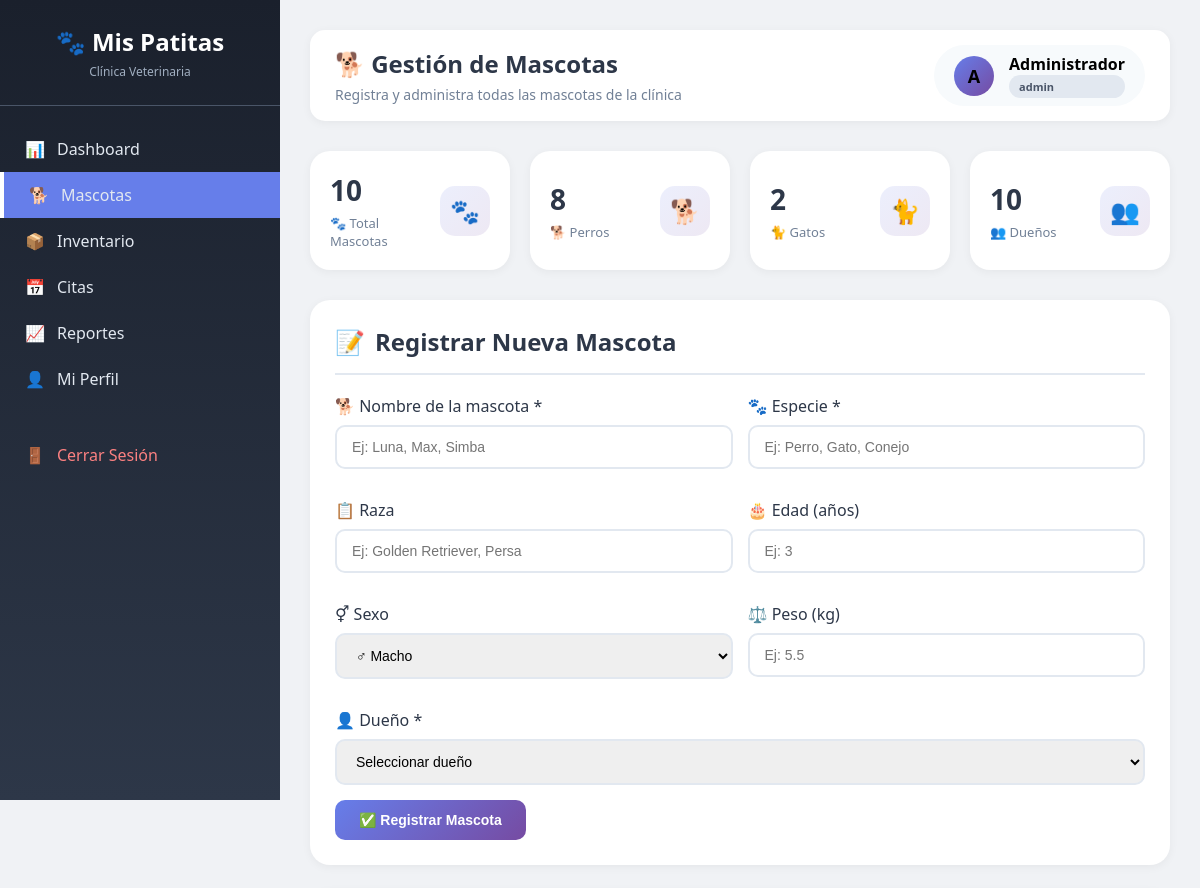
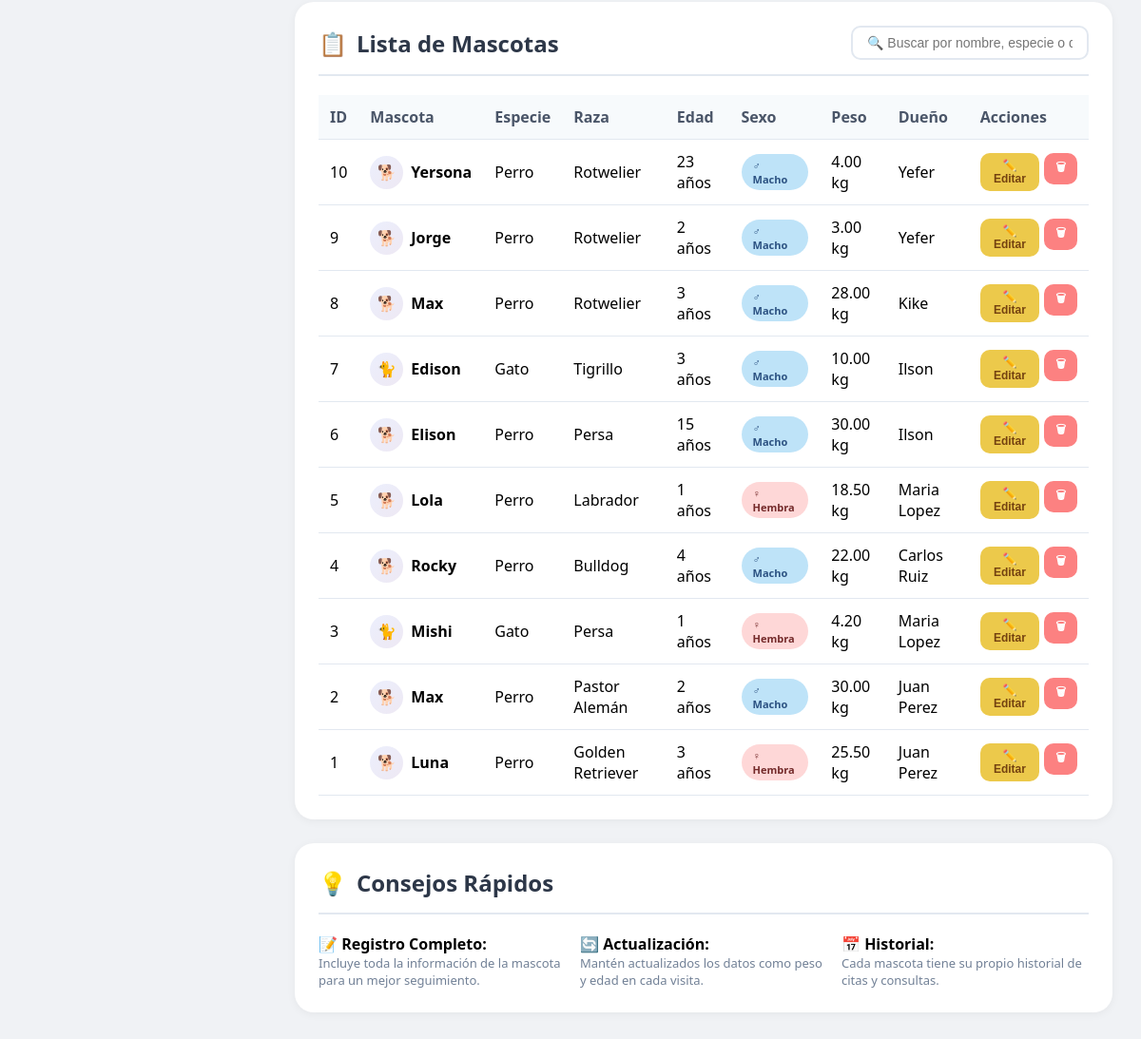
The page /mascotas.php (signed in) on the database its author committed (2 pictures, top to bottom).
### tables this page shows
CREATE TABLE `mascotas` (
  `id` int NOT NULL AUTO_INCREMENT,
  `nombre` varchar(50) NOT NULL,
  `especie` varchar(30) NOT NULL,
  `raza` varchar(50) DEFAULT NULL,
  `edad` int DEFAULT NULL,
  `sexo` enum('Macho','Hembra') DEFAULT 'Macho',
  `peso` decimal(5,2) DEFAULT NULL,
  `dueno_id` int DEFAULT NULL,
  `fecha_registro` timestamp NULL DEFAULT CURRENT_TIMESTAMP,
  PRIMARY KEY (`id`),
  KEY `dueno_id` (`dueno_id`),
  CONSTRAINT `mascotas_ibfk_1` FOREIGN KEY (`dueno_id`) REFERENCES `duenos` (`id`) ON DELETE SET NULL
);

CREATE TABLE `duenos` (
  `id` int NOT NULL AUTO_INCREMENT,
  `user_id` int DEFAULT NULL,
  `nombre_completo` varchar(100) NOT NULL,
  `telefono` varchar(20) NOT NULL,
  `email` varchar(100) DEFAULT NULL,
  `direccion` text,
  PRIMARY KEY (`id`),
  KEY `user_id` (`user_id`),
  CONSTRAINT `duenos_ibfk_1` FOREIGN KEY (`user_id`) REFERENCES `usuarios` (`id`) ON DELETE SET NULL
);

### mascotas.php (the view, shortened to what this page needs)
<?php
require_once 'config/database.php';
$mascotas = $conn->query("SELECT m.*, d.nombre_completo as dueno FROM mascotas m LEFT JOIN duenos d ON m.dueno_id = d.id ORDER BY m.id DESC")->fetchAll();
$duenos = $conn->query("SELECT * FROM duenos ORDER BY nombre_completo")->fetchAll();
$total_mascotas = count($mascotas);
$total_perros = 0;
$total_gatos = 0;
foreach ($mascotas as $m) {
    if (stripos($m['especie'], 'perro') !== false) $total_perros++;
    if (stripos($m['especie'], 'gato') !== false) $total_gatos++;
}
?>
<!DOCTYPE html>
<html lang="es">
<head>
</head>
<body>
    <div class="dashboard-layout">
        <nav class="sidebar">
            <div class="sidebar-header">
                <h2>🐾 Mis Patitas</h2>
                <p>Clínica Veterinaria</p>
            </div>
            <div class="sidebar-nav">
                <a href="dashboard.php">
                    <span>📊</span> <span>Dashboard</span>
                </a>
                <a href="mascotas.php" class="active">
                    <span>🐕</span> <span>Mascotas</span>
                </a>
                <a href="productos.php">
                    <span>📦</span> <span>Inventario</span>
                </a>
                <a href="reservaciones.php">
                    <span>📅</span> <span>Citas</span>
                </a>
                <a href="reportes.php">
                    <span>📈</span> <span>Reportes</span>
                </a>
                <a href="perfil.php">
                    <span>👤</span> <span>Mi Perfil</span>
                </a>
                <a href="logout.php" class="logout">
                    <span>🚪</span> <span>Cerrar Sesión</span>
                </a>
            </div>
        </nav>
        <main class="main-content">
            <div class="top-bar">
                <div class="welcome">
                    <h1>🐕 Gestión de Mascotas</h1>
                    <p>Registra y administra todas las mascotas de la clínica</p>
                </div>
                <div class="user-info">
                    <div class="avatar">
                        <?php echo strtoupper(substr($_SESSION['nombre'] ?? 'U', 0, 1)); ?>
                    </div>
                    <div>
                        <strong><?php echo htmlspecialchars($_SESSION['nombre'] ?? 'Usuario'); ?></strong>
                        <div class="badge-role"><?php echo $_SESSION['rol'] ?? 'cliente'; ?></div>
                    </div>
                </div>
            </div>
            <div class="stats-grid">
                <div class="stat-card">
                    <div class="stat-info">
                        <h3><?php echo $total_mascotas; ?></h3>
                        <p>🐾 Total Mascotas</p>
                    </div>
                    <div class="stat-icon">🐾</div>
                </div>
                <div class="stat-card">
                    <div class="stat-info">
                        <h3><?php echo $total_perros; ?></h3>
                        <p>🐕 Perros</p>
                    </div>
                    <div class="stat-icon">🐕</div>
                </div>
                <div class="stat-card">
                    <div class="stat-info">
                        <h3><?php echo $total_gatos; ?></h3>
                        <p>🐈 Gatos</p>
                    </div>
                    <div class="stat-icon">🐈</div>
                </div>
                <div class="stat-card">
                    <div class="stat-info">
                        <h3><?php echo count($duenos); ?></h3>
                        <p>👥 Dueños</p>
                    </div>
                    <div class="stat-icon">👥</div>
                </div>
            </div>
            <div class="form-card">
                <div class="card-header">
                    <h2>
                        <span>📝</span> Registrar Nueva Mascota
                    </h2>
                </div>
                <form method="POST">
                    <div class="form-row">
                        <div class="form-group">
                            <label>🐕 Nombre de la mascota *</label>
                            <input type="text" name="nombre" placeholder="Ej: Luna, Max, Simba" required>
                        </div>
                        <div class="form-group">
                            <label>🐾 Especie *</label>
                            <input type="text" name="especie" placeholder="Ej: Perro, Gato, Conejo" required>
                        </div>
                    </div>
                    <div class="form-row">
                        <div class="form-group">
                            <label>📋 Raza</label>
                            <input type="text" name="raza" placeholder="Ej: Golden Retriever, Persa">
                        </div>
                        <div class="form-group">
                            <label>🎂 Edad (años)</label>
                            <input type="number" name="edad" placeholder="Ej: 3" min="0" step="0.5">
                        </div>
                    </div>
                    <div class="form-row">
                        <div class="form-group">
                            <label>⚥ Sexo</label>
                            <select name="sexo">
                                <option value="Macho">♂ Macho</option>
                            </select>
                        </div>
                        <div class="form-group">
                            <label>⚖️ Peso (kg)</label>
                            <input type="number" step="0.01" name="peso" placeholder="Ej: 5.5">
                        </div>
                    </div>
                    <div class="form-group">
                        <label>👤 Dueño *</label>
                        <select name="dueno_id" required>
                            <option value="">Seleccionar dueño</option>
                        </select>
                    </div>
                    <button type="submit" name="crear" class="btn btn-primary">
                        ✅ Registrar Mascota
                    </button>
                </form>
            </div>
            <div class="table-card">
                <div class="card-header">
                    <h2>
                        <span>📋</span> Lista de Mascotas
                    </h2>
                    <div>
                        <input type="text" id="buscarMascota" class="search-box" placeholder="🔍 Buscar por nombre, especie o dueño...">
                    </div>
                </div>
                <div class="table-container">
                    <table class="data-table" id="tablaMascotas">
                        <thead>
                            <tr>
                                <th>ID</th>
                                <th>Mascota</th>
                                <th>Especie</th>
                                <th>Raza</th>
                                <th>Edad</th>
                                <th>Sexo</th>
                                <th>Peso</th>
                                <th>Dueño</th>
                                <th>Acciones</th>
                            </tr>
                        </thead>
                        <tbody>
                            <?php foreach($mascotas as $m): ?>
                            <tr class="mascota-fila">
                                <td><?php echo $m['id']; ?></td>
                                <td>
                                    <div style="display: flex; align-items: center;">
                                        <div class="pet-avatar">
                                            <?php echo stripos($m['especie'], 'perro') !== false ? '🐕' : (stripos($m['especie'], 'gato') !== false ? '🐈' : '🐾'); ?>
                                        </div>
                                        <strong><?php echo htmlspecialchars($m['nombre']); ?></strong>
                                    </div>
                                </td>
                                <td><?php echo htmlspecialchars($m['especie']); ?></td>
                                <td><?php echo htmlspecialchars($m['raza']); ?></td>
                                <td><?php echo $m['edad'] ? $m['edad'] . ' años' : '-'; ?></td>
                                <td>
                                    <span class="badge <?php echo $m['sexo'] == 'Macho' ? 'badge-macho' : 'badge-hembra'; ?>">
                                        <?php echo $m['sexo'] == 'Macho' ? '♂ Macho' : '♀ Hembra'; ?>
                                    </span>
                                </td>
                                <td><?php echo $m['peso'] ? $m['peso'] . ' kg' : '-'; ?></td>
                                <td><?php echo htmlspecialchars($m['dueno']); ?></td>
                                <td>
                                    <div style="display: flex; gap: 5px;">
                                        <button class="btn btn-warning btn-sm" onclick="abrirModalEditar(<?php echo $m['id']; ?>, '<?php echo htmlspecialchars($m['nombre']); ?>', '<?php echo htmlspecialchars($m['especie']); ?>', '<?php echo htmlspecialchars($m['raza']); ?>', '<?php echo $m['edad']; ?>', '<?php echo $m['sexo']; ?>', '<?php echo $m['peso']; ?>', <?php echo $m['dueno_id']; ?>)">
                                            ✏️ Editar
                                        </button>
                                        <form method="POST" style="display:inline" onsubmit="return confirm('¿Eliminar a <?php echo htmlspecialchars($m['nombre']); ?>?')">
                                            <button type="submit" name="eliminar" class="btn btn-danger btn-sm">🗑</button>
                                        </form>
                                    </div>
                                </td>
                            </tr>
                            <?php endforeach; ?>
                        </tbody>
                    </table>
                </div>
            </div>
            <div class="info-card">
                <div class="card-header">
                    <h2>
                        <span>💡</span> Consejos Rápidos
                    </h2>
                </div>
                <div style="display: grid; grid-template-columns: repeat(auto-fit, minmax(250px, 1fr)); gap: 15px;">
                    <div>
                        <strong>📝 Registro Completo:</strong>
                        <p style="font-size: 13px; color: #718096;">Incluye toda la información de la mascota para un mejor seguimiento.</p>
                    </div>
                    <div>
                        <strong>🔄 Actualización:</strong>
                        <p style="font-size: 13px; color: #718096;">Mantén actualizados los datos como peso y edad en cada visita.</p>
                    </div>
                    <div>
                        <strong>📅 Historial:</strong>
                        <p style="font-size: 13px; color: #718096;">Cada mascota tiene su propio historial de citas y consultas.</p>
                    </div>
                </div>
            </div>
        </main>
    </div>
</body>
</html>

### rows shown on the page
mascotas: id "10", nombre "Yersona", especie "Perro", raza "Rotwelier", edad "23", sexo "♂ Macho", peso "4.00", dueno.nombre_completo "Yefer"
mascotas: id "9", nombre "Jorge", especie "Perro", raza "Rotwelier", edad "2", sexo "♂ Macho", peso "3.00", dueno.nombre_completo "Yefer"
mascotas: id "8", nombre "Max", especie "Perro", raza "Rotwelier", edad "3", sexo "♂ Macho", peso "28.00", dueno.nombre_completo "Kike"
mascotas: id "7", nombre "Edison", especie "Gato", raza "Tigrillo", edad "3", sexo "♂ Macho", peso "10.00", dueno.nombre_completo "Ilson"
mascotas: id "6", nombre "Elison", especie "Perro", raza "Persa", edad "15", sexo "♂ Macho", peso "30.00", dueno.nombre_completo "Ilson"
mascotas: id "5", nombre "Lola", especie "Perro", raza "Labrador", edad "1", sexo "♀ Hembra", peso "18.50", dueno.nombre_completo "Maria Lopez"
mascotas: id "4", nombre "Rocky", especie "Perro", raza "Bulldog", edad "4", sexo "♂ Macho", peso "22.00", dueno.nombre_completo "Carlos Ruiz"
mascotas: id "3", nombre "Mishi", especie "Gato", raza "Persa", edad "1", sexo "♀ Hembra", peso "4.20", dueno.nombre_completo "Maria Lopez"
mascotas: id "2", nombre "Max", especie "Perro", raza "Pastor Alemán", edad "2", sexo "♂ Macho", peso "30.00", dueno.nombre_completo "Juan Perez"
mascotas: id "1", nombre "Luna", especie "Perro", raza "Golden Retriever", edad "3", sexo "♀ Hembra", peso "25.50", dueno.nombre_completo "Juan Perez"

### other values the page prints
substr($_SESSION['nombre'] ?? 'U', 0, 1) "A"
$_SESSION['nombre'] "Administrador"
$_SESSION['rol'] "admin"
$total_mascotas "10"
$total_perros "8"
$total_gatos "2"
count($duenos) "10"
